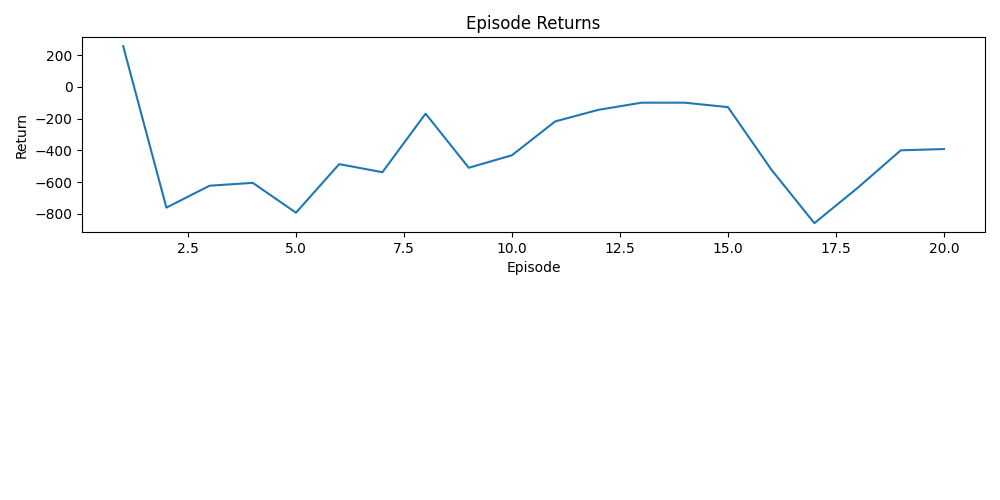

Generate this figure with Python:
import numpy as np
import time
import os
import matplotlib.pyplot as plt
import gymnasium as gym
import aisd_examples
env = gym.make("aisd_examples/CreateRedBall-v0", render_mode="human")

# Create Q-table with random values and changing to list with env.observation_space.n as num_states
qtable = np.random.rand(env.observation_space.n, env.action_space.n).tolist()

# Hyperparameters
episodes = 20
gamma = 0.1
epsilon = 0.08
decay = 0.1

# To store episode returns and steps per episode
episode_returns = []
steps_per_episode = []


# Training loop
for i in range(episodes):
    state_box, info = env.reset()
    state = state_box
    steps = 0
    episode_return = 0
    done = False
    
    print("episode #", i+1, "/", episodes)

    while not done:
        env.render()
        time.sleep(0.05)

        # Increment steps
        steps += 1

        # Exploration-exploitation trade-off
        if np.random.uniform() < epsilon:
            action = env.action_space.sample()
        else:
            action = qtable[state].index(max(qtable[state]))

        # Take action
        next_state_box, reward, done, _, info = env.step(action)
        next_state = next_state_box

        # Update Q-table using Bellman equation
        qtable[state][action] = reward + gamma * max(qtable[next_state])

        # Update state and episode return
        state = next_state
        episode_return += reward
        print("rewards",reward)
        print("total_rewards",episode_return)

    # Decay epsilon
    epsilon -= decay * epsilon

    # Append episode return and steps per episode to lists
    episode_returns.append(episode_return)
    steps_per_episode.append(steps)

    print("\nDone in", steps, "steps")
    print("\nEpisode return:", episode_return)


# Plot episode returns and steps per episode
plt.figure(figsize=(10, 5))
plt.plot(range(1, episodes + 1), episode_returns)
plt.title('Episode Returns')
plt.xlabel('Episode')
plt.ylabel('Return')

plt.tight_layout()
plt.savefig(f"ql.png")
plt.show()

env.close()
